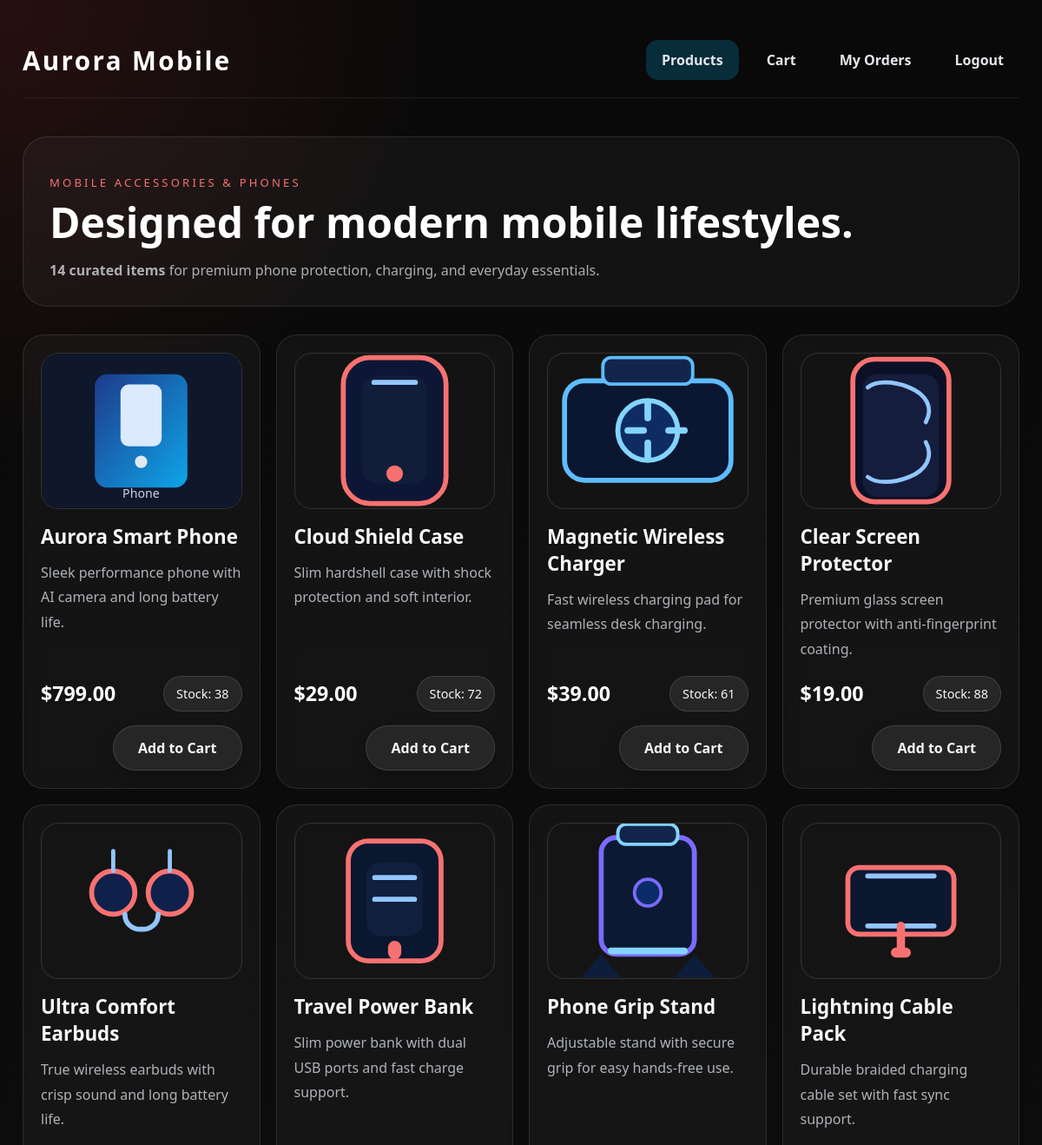
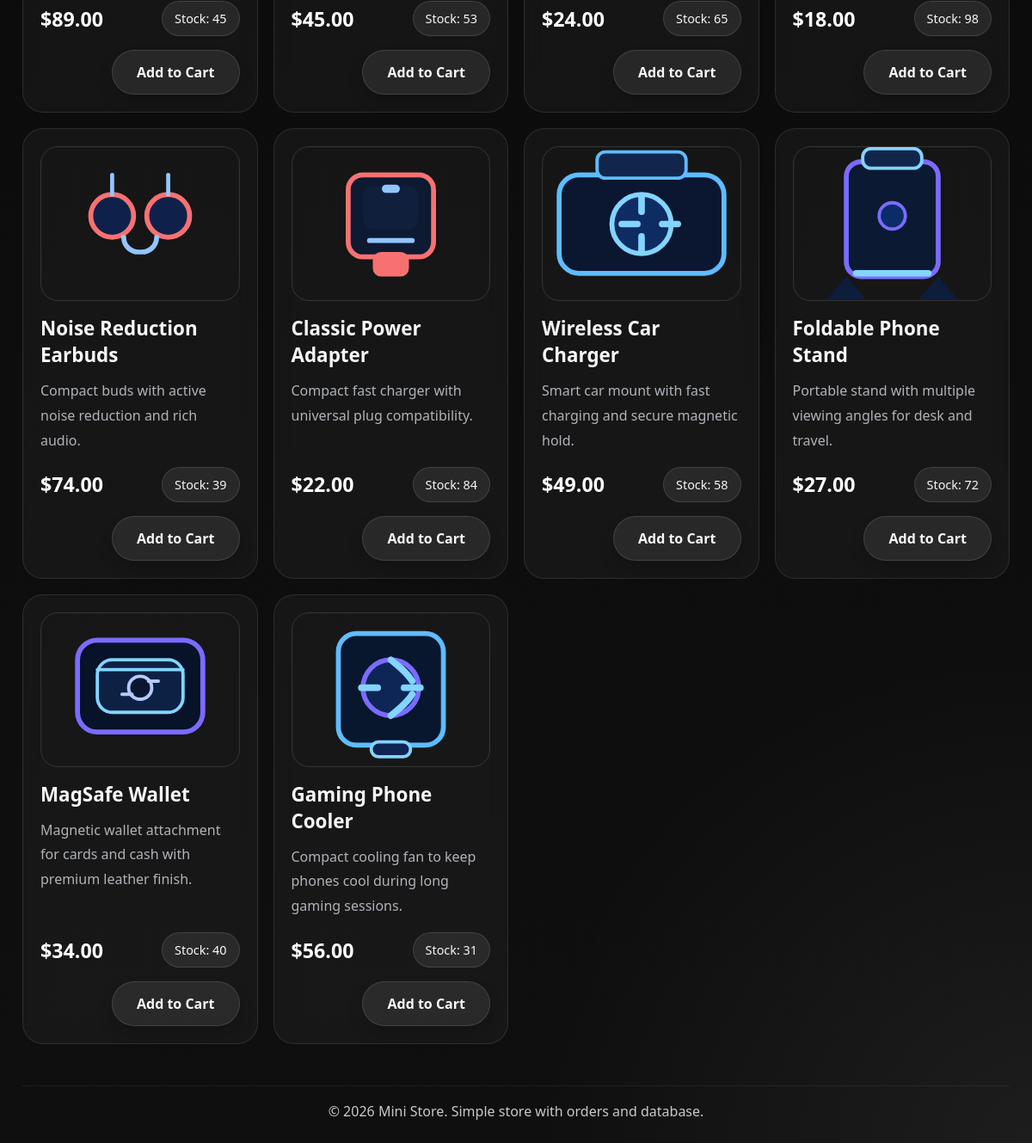
/products (signed in), run on the app's committed database (2 pictures, top to bottom).
### tables this page shows
CREATE TABLE products (
            id INTEGER PRIMARY KEY AUTOINCREMENT,
            name TEXT NOT NULL,
            description TEXT NOT NULL,
            price REAL NOT NULL,
            stock INTEGER NOT NULL
        , image_url TEXT);

### app.py (the view)
@app.route("/products")
def products():
    user = get_logged_user()
    if not user:
        flash("Please log in to continue shopping.", "warning")
        return redirect(url_for("login"))
    if user.get("is_admin"):
        return redirect(url_for("admin_products"))
    conn = get_db_connection()
    product_rows = conn.execute("SELECT * FROM products WHERE stock > 0 ORDER BY id").fetchall()
    conn.close()
    return render_template("products.html", products=product_rows, user=user)

### app.py (called while the page is built)
def get_db_connection():
    conn = sqlite3.connect(DATABASE_PATH)
    conn.row_factory = sqlite3.Row
    return conn

def get_logged_user():
    return session.get("user")

@app.context_processor
def inject_cart_count():
    cart = session.get("cart", {})
    return {"cart_count": sum(item["quantity"] for item in cart.values())}

### templates/products.html
{% extends 'layout.html' %}
{% block content %}
<section class="product-hero">
    <div class="hero-bar">
        <div>
            <p class="eyebrow">Mobile Accessories & Phones</p>
            <h2>Designed for modern mobile lifestyles.</h2>
        </div>
        <p class="hero-note"><strong>{{ products|length }} curated items</strong> for premium phone protection, charging, and everyday essentials.</p>
    </div>
</section>
<section>
    <div class="product-grid">
        {% for product in products %}
        <article class="card product-card">
            <img class="product-image" src="{{ url_for('static', filename=product['image_url'] or 'images/placeholder.svg') }}" alt="{{ product['name'] }}" />
            <div class="details">
                <h3>{{ product['name'] }}</h3>
                <p>{{ product['description'] }}</p>
            </div>
            <div class="product-meta">
                <span class="price">${{ '%.2f' | format(product['price']) }}</span>
                <span class="badge">Stock: {{ product['stock'] }}</span>
            </div>
            <div class="product-actions">
                <a class="button-secondary" href="{{ url_for('add_to_cart', product_id=product['id']) }}">Add to Cart</a>
            </div>
        </article>
        {% else %}
        <div class="card empty-state">
            <p>No products currently available.</p>
        </div>
        {% endfor %}
    </div>
</section>
{% endblock %}

### templates/layout.html (shortened to what this page needs)
<!DOCTYPE html>
<html lang="en" dir="ltr">
<head>
    <link rel="stylesheet" href="{{ url_for('static', filename='style.css') }}" />
</head>
<body>
    <div class="container">
        <header>
            <a class="logo" href="{{ url_for('index') }}">Aurora Mobile</a>
            <nav class="nav-links">
                {% if user %}
                    <a href="{{ url_for('products') }}">Products</a>
                    {% if not user.is_admin %}
                        <a href="{{ url_for('view_cart') }}">Cart{% if cart_count %} ({{ cart_count }}){% endif %}</a>
                        <a href="{{ url_for('orders') }}">My Orders</a>
                    {% endif %}
                    <a href="{{ url_for('logout') }}">Logout</a>
                {% else %}
                    <a href="{{ url_for('login') }}">Login</a>
                    <a href="{{ url_for('register') }}">Register</a>
                {% endif %}
            </nav>
        </header>
        {% block content %}{% endblock %}
        <footer class="footer">
            &copy; 2026 Mini Store. Simple store with orders and database.
        </footer>
    </div>
</body>
</html>

### static/style.css (style rules this page uses)
* { box-sizing: border-box; font-family: 'Segoe UI', Tahoma, Geneva, Verdana, sans-serif; }
body { margin: 0; background: radial-gradient(circle at top left, rgba(255, 65, 65, 0.12), transparent 18%), radial-gradient(circle at bottom right, rgba(255, 255, 255, 0.06), transparent 20%), linear-gradient(180deg, #090909 0%, #0f0f0f 100%); color: #f7f7f7; min-height: 100vh; }
.container { width: min(1240px, 100%); margin: 0 auto; padding: 26px; }
header { display: flex; justify-content: space-between; align-items: center; gap: 14px; padding: 20px 0; border-bottom: 1px solid rgba(255, 255, 255, 0.08); }
.logo { font-size: 1.85rem; font-weight: 900; letter-spacing: 0.08em; color: #ffffff; text-decoration: none; }
.nav-links { display: flex; gap: 14px; flex-wrap: wrap; }
.nav-links a { color: #e5e7eb; text-decoration: none; padding: 12px 18px; border-radius: 14px; transition: background 0.2s ease, transform 0.2s ease, color 0.2s ease; font-weight: 600; }
.card { background: rgba(255, 255, 255, 0.04); border: 1px solid rgba(255, 255, 255, 0.1); border-radius: 24px; padding: 20px; transition: transform 0.25s ease, border-color 0.25s ease, box-shadow 0.25s ease; backdrop-filter: blur(12px); }
.card h3 { margin-top: 0; }
.card p { opacity: 0.85; line-height: 1.75; }
.button-secondary { display: inline-flex; align-items: center; justify-content: center; padding: 14px 28px; background: rgba(255, 255, 255, 0.08); border: 1px solid rgba(255, 255, 255, 0.12); color: #f8f8f8; border-radius: 999px; text-decoration: none; font-weight: 700; margin-top: 0; box-shadow: 0 10px 18px rgba(0, 0, 0, 0.16); min-height: 50px; transition: transform 0.2s ease, background 0.2s ease, border-color 0.2s ease; }
.footer { margin-top: 48px; padding-top: 18px; border-top: 1px solid rgba(255, 255, 255, 0.08); text-align: center; opacity: 0.8; }
.product-hero { padding: 44px 0 12px; }
.hero-bar { background: rgba(255, 255, 255, 0.04); border: 1px solid rgba(255, 255, 255, 0.1); border-radius: 28px; padding: 30px; display: grid; gap: 18px; }
.eyebrow { text-transform: uppercase; letter-spacing: 0.24em; font-size: 0.82rem; color: #f87171; margin-bottom: 12px; }
.product-hero h2 { margin: 0; font-size: clamp(2rem, 4vw, 3rem); line-height: 1.05; color: #ffffff; }
.hero-note { opacity: 0.8; margin: 0; max-width: 720px; font-size: 1rem; color: #d1d5db; }
.product-grid { display: grid; gap: 18px; grid-template-columns: repeat(auto-fit, minmax(260px, 1fr)); margin-top: 20px; }
.product-card { display: grid; gap: 16px; grid-template-rows: auto 1fr auto; }
.product-image { width: 100%; height: 180px; object-fit: cover; border-radius: 20px; border: 1px solid rgba(255, 255, 255, 0.12); box-shadow: inset 0 0 0 1px rgba(255, 255, 255, 0.02); }
.product-card .details { min-height: 140px; }
.product-card .details h3 { margin: 0 0 12px; font-size: 1.4rem; }
.product-card .details p { margin: 0; color: rgba(226, 232, 240, 0.88); line-height: 1.8; }
.product-meta { display: flex; justify-content: space-between; align-items: center; flex-wrap: wrap; gap: 12px; }
.product-card .price { font-size: 1.45rem; font-weight: 800; color: #ffffff; }
.badge { display: inline-flex; padding: 10px 14px; background: rgba(255, 255, 255, 0.08); border-radius: 999px; font-size: 0.9rem; color: #f8f8f8; border: 1px solid rgba(255, 255, 255, 0.12); }
.product-actions { display: flex; justify-content: flex-end; }

### data on the page
products: image_url (picture), name "Aurora Smart Phone", description "Sleek performance phone with AI camera and long battery life.", price "799.00", stock "38"
products: image_url (picture), name "Cloud Shield Case", description "Slim hardshell case with shock protection and soft interior.", price "29.00", stock "72"
products: image_url (picture), name "Magnetic Wireless Charger", description "Fast wireless charging pad for seamless desk charging.", price "39.00", stock "61"
products: image_url (picture), name "Clear Screen Protector", description "Premium glass screen protector with anti-fingerprint coating.", price "19.00", stock "88"
products: image_url (picture), name "Ultra Comfort Earbuds", description "True wireless earbuds with crisp sound and long battery life.", price "89.00", stock "45"
products: image_url (picture), name "Travel Power Bank", description "Slim power bank with dual USB ports and fast charge support.", price "45.00", stock "53"
products: image_url (picture), name "Phone Grip Stand", description "Adjustable stand with secure grip for easy hands-free use.", price "24.00", stock "65"
products: image_url (picture), name "Lightning Cable Pack", description "Durable braided charging cable set with fast sync support.", price "18.00", stock "98"
products: image_url (picture), name "Noise Reduction Earbuds", description "Compact buds with active noise reduction and rich audio.", price "74.00", stock "39"
products: image_url (picture), name "Classic Power Adapter", description "Compact fast charger with universal plug compatibility.", price "22.00", stock "84"
products: image_url (picture), name "Wireless Car Charger", description "Smart car mount with fast charging and secure magnetic hold.", price "49.00", stock "58"
products: image_url (picture), name "Foldable Phone Stand", description "Portable stand with multiple viewing angles for desk and travel.", price "27.00", stock "72"
products: image_url (picture), name "MagSafe Wallet", description "Magnetic wallet attachment for cards and cash with premium leather finish.", price "34.00", stock "40"
products: image_url (picture), name "Gaming Phone Cooler", description "Compact cooling fan to keep phones cool during long gaming sessions.", price "56.00", stock "31"

### other printed values
{{ products|length }} "14"
